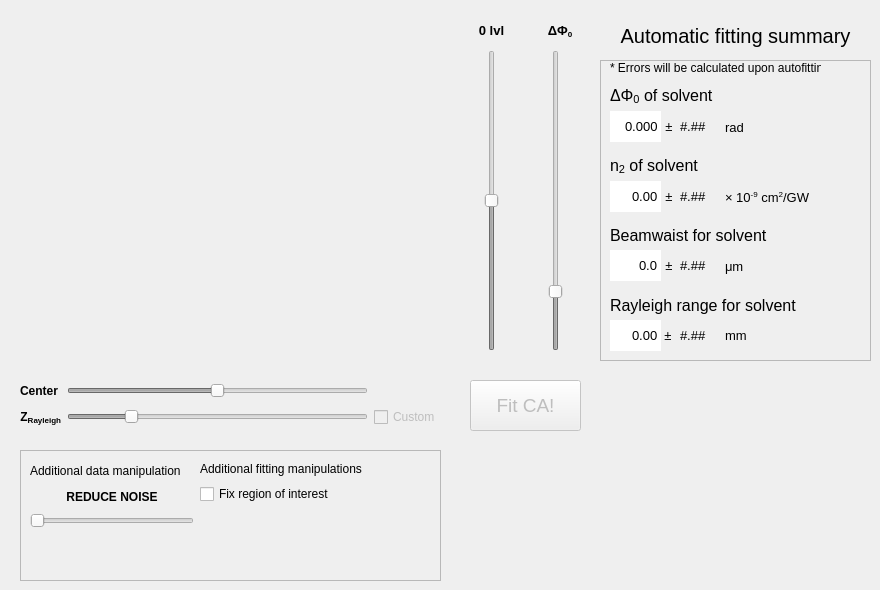
              <widget class="QWidget" name="tab_2">
               <attribute name="title">
                <string>Closed Aperture</string>
               </attribute>
               <widget class="QWidget" name="solventCA_widget" native="true">
                <property name="geometry">
                 <rect>
                  <x>10</x>
                  <y>10</y>
                  <width>441</width>
                  <height>351</height>
                 </rect>
                </property>
                <layout class="QGridLayout" name="gridLayout_10">
                 <item row="0" column="0">
                  <layout class="QVBoxLayout" name="solventCA_layout"/>
                 </item>
                </layout>
               </widget>
               <widget class="QPushButton" name="solventCA_fit_pushButton">
                <property name="enabled">
                 <bool>false</bool>
                </property>
                <property name="geometry">
                 <rect>
                  <x>470</x>
                  <y>380</y>
                  <width>111</width>
                  <height>51</height>
                 </rect>
                </property>
                <property name="font">
                 <font>
                  <pointsize>14</pointsize>
                 </font>
                </property>
                <property name="toolTip">
                 <string>&lt;html&gt;&lt;head/&gt;&lt;body&gt;&lt;p&gt;If after the first fit, the result is not accurate,&lt;br/&gt;hit this button again.&lt;/p&gt;&lt;/body&gt;&lt;/html&gt;</string>
                </property>
                <property name="text">
                 <string>Fit CA!</string>
                </property>
               </widget>
               <widget class="QSlider" name="solventCA_DPhi0_slider">
                <property name="enabled">
                 <bool>false</bool>
                </property>
                <property name="geometry">
                 <rect>
                  <x>525</x>
                  <y>50</y>
                  <width>61</width>
                  <height>301</height>
                 </rect>
                </property>
                <property name="statusTip">
                 <string>This slider controls the height of the curve, but other sliders may influence the height as well.</string>
                </property>
                <property name="maximum">
                 <number>3142</number>
                </property>
                <property name="pageStep">
                 <number>0</number>
                </property>
                <property name="value">
                 <number>566</number>
                </property>
                <property name="orientation">
                 <enum>Qt::Vertical</enum>
                </property>
               </widget>
               <widget class="QLabel" name="label_97">
                <property name="geometry">
                 <rect>
                  <x>600</x>
                  <y>20</y>
                  <width>271</width>
                  <height>31</height>
                 </rect>
                </property>
                <property name="font">
                 <font>
                  <pointsize>15</pointsize>
                 </font>
                </property>
                <property name="text">
                 <string>Automatic fitting summary</string>
                </property>
                <property name="alignment">
                 <set>Qt::AlignCenter</set>
                </property>
               </widget>
               <widget class="QWidget" name="horizontalLayoutWidget_4">
                <property name="geometry">
                 <rect>
                  <x>460</x>
                  <y>20</y>
                  <width>131</width>
                  <height>21</height>
                 </rect>
                </property>
                <layout class="QHBoxLayout" name="horizontalLayout_6">
                 <item>
                  <widget class="QLabel" name="label_98">
                   <property name="font">
                    <font>
                     <pointsize>10</pointsize>
                     <weight>75</weight>
                     <bold>true</bold>
                    </font>
                   </property>
                   <property name="text">
                    <string>0 lvl</string>
                   </property>
                   <property name="alignment">
                    <set>Qt::AlignCenter</set>
                   </property>
                  </widget>
                 </item>
                 <item>
                  <widget class="QLabel" name="label_99">
                   <property name="font">
                    <font>
                     <pointsize>10</pointsize>
                     <weight>75</weight>
                     <bold>true</bold>
                    </font>
                   </property>
                   <property name="text">
                    <string>&lt;html&gt;&lt;head/&gt;&lt;body&gt;&lt;p align=&quot;center&quot;&gt;ΔΦ&lt;span style=&quot; vertical-align:sub;&quot;&gt;0&lt;/span&gt;&lt;/p&gt;&lt;/body&gt;&lt;/html&gt;</string>
                   </property>
                   <property name="textFormat">
                    <enum>Qt::RichText</enum>
                   </property>
                   <property name="alignment">
                    <set>Qt::AlignCenter</set>
                   </property>
                  </widget>
                 </item>
                </layout>
               </widget>
               <widget class="QSlider" name="solventCA_zeroLevel_slider">
                <property name="enabled">
                 <bool>false</bool>
                </property>
                <property name="geometry">
                 <rect>
                  <x>456</x>
                  <y>50</y>
                  <width>71</width>
                  <height>301</height>
                 </rect>
                </property>
                <property name="minimum">
                 <number>75</number>
                </property>
                <property name="maximum">
                 <number>125</number>
                </property>
                <property name="pageStep">
                 <number>0</number>
                </property>
                <property name="value">
                 <number>100</number>
                </property>
                <property name="orientation">
                 <enum>Qt::Vertical</enum>
                </property>
               </widget>
               <widget class="QFrame" name="frame_5">
                <property name="geometry">
                 <rect>
                  <x>600</x>
                  <y>60</y>
                  <width>271</width>
                  <height>301</height>
                 </rect>
                </property>
                <property name="frameShape">
                 <enum>QFrame::StyledPanel</enum>
                </property>
                <property name="frameShadow">
                 <enum>QFrame::Raised</enum>
                </property>
                <widget class="QDoubleSpinBox" name="solventCA_rayleighRangeSummary_doubleSpinBox">
                 <property name="geometry">
                  <rect>
                   <x>10</x>
                   <y>260</y>
                   <width>51</width>
                   <height>31</height>
                  </rect>
                 </property>
                 <property name="font">
                  <font>
                   <pointsize>10</pointsize>
                  </font>
                 </property>
                 <property name="contextMenuPolicy">
                  <enum>Qt::NoContextMenu</enum>
                 </property>
                 <property name="locale">
                  <locale language="English" country="UnitedStates"/>
                 </property>
                 <property name="frame">
                  <bool>false</bool>
                 </property>
                 <property name="alignment">
                  <set>Qt::AlignRight|Qt::AlignTrailing|Qt::AlignVCenter</set>
                 </property>
                 <property name="readOnly">
                  <bool>true</bool>
                 </property>
                 <property name="buttonSymbols">
                  <enum>QAbstractSpinBox::NoButtons</enum>
                 </property>
                 <property name="maximum">
                  <double>100000000.000000000000000</double>
                 </property>
                </widget>
                <widget class="QLabel" name="label_84">
                 <property name="geometry">
                  <rect>
                   <x>10</x>
                   <y>160</y>
                   <width>201</width>
                   <height>31</height>
                  </rect>
                 </property>
                 <property name="font">
                  <font>
                   <pointsize>12</pointsize>
                  </font>
                 </property>
                 <property name="text">
                  <string>Beamwaist for solvent</string>
                 </property>
                </widget>
                <widget class="QDoubleSpinBox" name="solventCA_n2Summary_doubleSpinBox">
                 <property name="geometry">
                  <rect>
                   <x>10</x>
                   <y>121</y>
                   <width>51</width>
                   <height>31</height>
                  </rect>
                 </property>
                 <property name="font">
                  <font>
                   <pointsize>10</pointsize>
                  </font>
                 </property>
                 <property name="contextMenuPolicy">
                  <enum>Qt::NoContextMenu</enum>
                 </property>
                 <property name="locale">
                  <locale language="English" country="UnitedStates"/>
                 </property>
                 <property name="frame">
                  <bool>false</bool>
                 </property>
                 <property name="alignment">
                  <set>Qt::AlignRight|Qt::AlignTrailing|Qt::AlignVCenter</set>
                 </property>
                 <property name="readOnly">
                  <bool>true</bool>
                 </property>
                 <property name="buttonSymbols">
                  <enum>QAbstractSpinBox::NoButtons</enum>
                 </property>
                 <property name="minimum">
                  <double>-100000000.000000000000000</double>
                 </property>
                 <property name="maximum">
                  <double>100000000.000000000000000</double>
                 </property>
                 <property name="value">
                  <double>0.000000000000000</double>
                 </property>
                </widget>
                <widget class="QLabel" name="label_85">
                 <property name="geometry">
                  <rect>
                   <x>10</x>
                   <y>230</y>
                   <width>201</width>
                   <height>31</height>
                  </rect>
                 </property>
                 <property name="font">
                  <font>
                   <pointsize>12</pointsize>
                  </font>
                 </property>
                 <property name="text">
                  <string>Rayleigh range for solvent</string>
                 </property>
                </widget>
                <widget class="QLabel" name="label_86">
                 <property name="geometry">
                  <rect>
                   <x>10</x>
                   <y>90</y>
                   <width>201</width>
                   <height>31</height>
                  </rect>
                 </property>
                 <property name="font">
                  <font>
                   <pointsize>12</pointsize>
                  </font>
                 </property>
                 <property name="text">
                  <string>&lt;html&gt;&lt;head/&gt;&lt;body&gt;&lt;p&gt;n&lt;span style=&quot; vertical-align:sub;&quot;&gt;2&lt;/span&gt;  of solvent&lt;/p&gt;&lt;/body&gt;&lt;/html&gt;</string>
                 </property>
                </widget>
                <widget class="QDoubleSpinBox" name="solventCA_beamwaistSummary_doubleSpinBox">
                 <property name="geometry">
                  <rect>
                   <x>10</x>
                   <y>190</y>
                   <width>51</width>
                   <height>31</height>
                  </rect>
                 </property>
                 <property name="font">
                  <font>
                   <pointsize>10</pointsize>
                  </font>
                 </property>
                 <property name="contextMenuPolicy">
                  <enum>Qt::NoContextMenu</enum>
                 </property>
                 <property name="locale">
                  <locale language="English" country="UnitedStates"/>
                 </property>
                 <property name="frame">
                  <bool>false</bool>
                 </property>
                 <property name="alignment">
                  <set>Qt::AlignRight|Qt::AlignTrailing|Qt::AlignVCenter</set>
                 </property>
                 <property name="readOnly">
                  <bool>true</bool>
                 </property>
                 <property name="buttonSymbols">
                  <enum>QAbstractSpinBox::NoButtons</enum>
                 </property>
                 <property name="decimals">
                  <number>1</number>
                 </property>
                 <property name="maximum">
                  <double>100000000.000000000000000</double>
                 </property>
                </widget>
                <widget class="QLabel" name="label_87">
                 <property name="geometry">
                  <rect>
                   <x>61</x>
                   <y>121</y>
                   <width>16</width>
                   <height>31</height>
                  </rect>
                 </property>
                 <property name="font">
                  <font>
                   <pointsize>10</pointsize>
                  </font>
                 </property>
                 <property name="text">
                  <string>±</string>
                 </property>
                 <property name="alignment">
                  <set>Qt::AlignCenter</set>
                 </property>
                </widget>
                <widget class="QLabel" name="label_88">
                 <property name="geometry">
                  <rect>
                   <x>125</x>
                   <y>122</y>
                   <width>91</width>
                   <height>31</height>
                  </rect>
                 </property>
                 <property name="font">
                  <font>
                   <pointsize>10</pointsize>
                  </font>
                 </property>
                 <property name="text">
                  <string>&lt;html&gt;&lt;head/&gt;&lt;body&gt;&lt;p&gt;× 10&lt;span style=&quot; vertical-align:super;&quot;&gt;-9&lt;/span&gt; cm&lt;span style=&quot; vertical-align:super;&quot;&gt;2&lt;/span&gt;/GW&lt;/p&gt;&lt;/body&gt;&lt;/html&gt;</string>
                 </property>
                </widget>
                <widget class="QLabel" name="solventCA_n2ErrorSummary_label">
                 <property name="geometry">
                  <rect>
                   <x>80</x>
                   <y>121</y>
                   <width>41</width>
                   <height>31</height>
                  </rect>
                 </property>
                 <property name="font">
                  <font>
                   <pointsize>10</pointsize>
                  </font>
                 </property>
                 <property name="text">
                  <string>#.##</string>
                 </property>
                 <property name="alignment">
                  <set>Qt::AlignLeading|Qt::AlignLeft|Qt::AlignVCenter</set>
                 </property>
                </widget>
                <widget class="QLabel" name="solventCA_beamwaistErrorSummary_label">
                 <property name="geometry">
                  <rect>
                   <x>80</x>
                   <y>190</y>
                   <width>41</width>
                   <height>31</height>
                  </rect>
                 </property>
                 <property name="font">
                  <font>
                   <pointsize>10</pointsize>
                  </font>
                 </property>
                 <property name="text">
                  <string>#.##</string>
                 </property>
                 <property name="alignment">
                  <set>Qt::AlignLeading|Qt::AlignLeft|Qt::AlignVCenter</set>
                 </property>
                </widget>
                <widget class="QLabel" name="label_89">
                 <property name="geometry">
                  <rect>
                   <x>125</x>
                   <y>191</y>
                   <width>51</width>
                   <height>31</height>
                  </rect>
                 </property>
                 <property name="font">
                  <font>
                   <pointsize>10</pointsize>
                  </font>
                 </property>
                 <property name="text">
                  <string>&lt;html&gt;&lt;head/&gt;&lt;body&gt;&lt;p&gt;μm&lt;/p&gt;&lt;/body&gt;&lt;/html&gt;</string>
                 </property>
                </widget>
                <widget class="QLabel" name="label_90">
                 <property name="geometry">
                  <rect>
                   <x>61</x>
                   <y>190</y>
                   <width>16</width>
                   <height>31</height>
                  </rect>
                 </property>
                 <property name="font">
                  <font>
                   <pointsize>10</pointsize>
                  </font>
                 </property>
                 <property name="text">
                  <string>±</string>
                 </property>
                 <property name="alignment">
                  <set>Qt::AlignCenter</set>
                 </property>
                </widget>
                <widget class="QLabel" name="label_91">
                 <property name="geometry">
                  <rect>
                   <x>60</x>
                   <y>260</y>
                   <width>16</width>
                   <height>31</height>
                  </rect>
                 </property>
                 <property name="font">
                  <font>
                   <pointsize>10</pointsize>
                  </font>
                 </property>
                 <property name="text">
                  <string>±</string>
                 </property>
                 <property name="alignment">
                  <set>Qt::AlignCenter</set>
                 </property>
                </widget>
                <widget class="QLabel" name="solventCA_rayleighRangeErrorSummary_label">
                 <property name="geometry">
                  <rect>
                   <x>80</x>
                   <y>260</y>
                   <width>41</width>
                   <height>31</height>
                  </rect>
                 </property>
                 <property name="font">
                  <font>
                   <pointsize>10</pointsize>
                  </font>
                 </property>
                 <property name="text">
                  <string>#.##</string>
                 </property>
                 <property name="alignment">
                  <set>Qt::AlignLeading|Qt::AlignLeft|Qt::AlignVCenter</set>
                 </property>
                </widget>
                <widget class="QLabel" name="label_92">
                 <property name="geometry">
                  <rect>
                   <x>125</x>
                   <y>260</y>
                   <width>51</width>
                   <height>31</height>
                  </rect>
                 </property>
                 <property name="font">
                  <font>
                   <pointsize>10</pointsize>
                  </font>
                 </property>
                 <property name="text">
                  <string>&lt;html&gt;&lt;head/&gt;&lt;body&gt;&lt;p&gt;mm&lt;/p&gt;&lt;/body&gt;&lt;/html&gt;</string>
                 </property>
                </widget>
                <widget class="QLabel" name="label_93">
                 <property name="geometry">
                  <rect>
                   <x>10</x>
                   <y>20</y>
                   <width>201</width>
                   <height>31</height>
                  </rect>
                 </property>
                 <property name="font">
                  <font>
                   <pointsize>12</pointsize>
                  </font>
                 </property>
                 <property name="text">
                  <string>&lt;html&gt;&lt;head/&gt;&lt;body&gt;&lt;p&gt;ΔΦ&lt;sub&gt;0&lt;/sub&gt;  of solvent&lt;/p&gt;&lt;/body&gt;&lt;/html&gt;</string>
                 </property>
                </widget>
                <widget class="QLabel" name="label_94">
                 <property name="geometry">
                  <rect>
                   <x>125</x>
                   <y>52</y>
                   <width>51</width>
                   <height>31</height>
                  </rect>
                 </property>
                 <property name="font">
                  <font>
                   <pointsize>10</pointsize>
                  </font>
                 </property>
                 <property name="text">
                  <string>&lt;html&gt;&lt;head/&gt;&lt;body&gt;&lt;p&gt;rad&lt;/p&gt;&lt;/body&gt;&lt;/html&gt;</string>
                 </property>
                </widget>
                <widget class="QLabel" name="solventCA_deltaPhi0ErrorSummary_label">
                 <property name="geometry">
                  <rect>
                   <x>80</x>
                   <y>51</y>
                   <width>41</width>
                   <height>31</height>
                  </rect>
                 </property>
                 <property name="font">
                  <font>
                   <pointsize>10</pointsize>
                  </font>
                 </property>
                 <property name="text">
                  <string>#.##</string>
                 </property>
                 <property name="alignment">
                  <set>Qt::AlignLeading|Qt::AlignLeft|Qt::AlignVCenter</set>
                 </property>
                </widget>
                <widget class="QDoubleSpinBox" name="solventCA_deltaPhi0Summary_doubleSpinBox">
                 <property name="geometry">
                  <rect>
                   <x>10</x>
                   <y>51</y>
                   <width>51</width>
                   <height>31</height>
                  </rect>
                 </property>
                 <property name="font">
                  <font>
                   <pointsize>10</pointsize>
                  </font>
                 </property>
                 <property name="contextMenuPolicy">
                  <enum>Qt::NoContextMenu</enum>
                 </property>
                 <property name="locale">
                  <locale language="English" country="UnitedStates"/>
                 </property>
                 <property name="frame">
                  <bool>false</bool>
                 </property>
                 <property name="alignment">
                  <set>Qt::AlignRight|Qt::AlignTrailing|Qt::AlignVCenter</set>
                 </property>
                 <property name="readOnly">
                  <bool>true</bool>
                 </property>
                 <property name="buttonSymbols">
                  <enum>QAbstractSpinBox::NoButtons</enum>
                 </property>
                 <property name="decimals">
                  <number>3</number>
                 </property>
                 <property name="minimum">
                  <double>-20.000000000000000</double>
                 </property>
                 <property name="maximum">
                  <double>20.000000000000000</double>
                 </property>
                </widget>
                <widget class="QLabel" name="label_95">
                 <property name="geometry">
                  <rect>
                   <x>61</x>
                   <y>51</y>
                   <width>16</width>
                   <height>31</height>
                  </rect>
                 </property>
                 <property name="font">
                  <font>
                   <pointsize>10</pointsize>
                  </font>
                 </property>
                 <property name="text">
                  <string>±</string>
                 </property>
                 <property name="alignment">
                  <set>Qt::AlignCenter</set>
                 </property>
                </widget>
                <widget class="QLabel" name="label_96">
                 <property name="geometry">
                  <rect>
                   <x>10</x>
                   <y>0</y>
                   <width>211</width>
                   <height>16</height>
                  </rect>
                 </property>
                 <property name="text">
                  <string>* Errors will be calculated upon autofitting</string>
                 </property>
                </widget>
               </widget>
               <widget class="QFrame" name="frame_6">
                <property name="geometry">
                 <rect>
                  <x>20</x>
                  <y>450</y>
                  <width>421</width>
                  <height>131</height>
                 </rect>
                </property>
                <property name="frameShape">
                 <enum>QFrame::StyledPanel</enum>
                </property>
                <property name="frameShadow">
                 <enum>QFrame::Raised</enum>
                </property>
                <widget class="QWidget" name="layoutWidget_5">
                 <property name="geometry">
                  <rect>
                   <x>10</x>
                   <y>10</y>
                   <width>164</width>
                   <height>68</height>
                  </rect>
                 </property>
                 <layout class="QVBoxLayout" name="verticalLayout_14">
                  <item>
                   <widget class="QLabel" name="label_100">
                    <property name="text">
                     <string>Additional data manipulation</string>
                    </property>
                   </widget>
                  </item>
                  <item>
                   <widget class="QLabel" name="label_74">
                    <property name="font">
                     <font>
                      <weight>75</weight>
                      <bold>true</bold>
                     </font>
                    </property>
                    <property name="text">
                     <string>REDUCE NOISE</string>
                    </property>
                    <property name="alignment">
                     <set>Qt::AlignCenter</set>
                    </property>
                   </widget>
                  </item>
                  <item>
                   <widget class="QSlider" name="solventCA_filterSize_slider">
                    <property name="enabled">
                     <bool>false</bool>
                    </property>
                    <property name="minimum">
                     <number>0</number>
                    </property>
                    <property name="maximum">
                     <number>15</number>
                    </property>
                    <property name="singleStep">
                     <number>1</number>
                    </property>
                    <property name="pageStep">
                     <number>1</number>
                    </property>
                    <property name="value">
                     <number>0</number>
                    </property>
                    <property name="sliderPosition">
                     <number>0</number>
                    </property>
                    <property name="orientation">
                     <enum>Qt::Horizontal</enum>
                    </property>
                   </widget>
                  </item>
                 </layout>
                </widget>
                <widget class="QWidget" name="layoutWidget">
                 <property name="geometry">
                  <rect>
                   <x>180</x>
                   <y>10</y>
                   <width>177</width>
                   <height>44</height>
                  </rect>
                 </property>
                 <layout class="QVBoxLayout" name="verticalLayout_15">
                  <item>
                   <widget class="QLabel" name="label_102">
                    <property name="text">
                     <string>Additional fitting manipulations</string>
                    </property>
                   </widget>
                  </item>
                  <item>
                   <widget class="QCheckBox" name="solventCA_fixROI_checkBox">
                    <property name="toolTip">
                     <string>&lt;html&gt;&lt;head/&gt;&lt;body&gt;&lt;p&gt;To perform fit in region of interest only, check this box&lt;br/&gt;and select the region in the plot using cursor applying the boundaries by mouse clicks.&lt;/p&gt;&lt;/body&gt;&lt;/html&gt;</string>
                    </property>
                    <property name="text">
                     <string>Fix region of interest</string>
                    </property>
                   </widget>
                  </item>
                 </layout>
                </widget>
               </widget>
               <widget class="QWidget" name="layoutWidget_2">
                <property name="geometry">
                 <rect>
                  <x>20</x>
                  <y>380</y>
                  <width>421</width>
                  <height>52</height>
                 </rect>
                </property>
                <layout class="QGridLayout" name="gridLayout_7">
                 <item row="0" column="0">
                  <widget class="QLabel" name="label_83">
                   <property name="font">
                    <font>
                     <weight>75</weight>
                     <bold>true</bold>
                    </font>
                   </property>
                   <property name="text">
                    <string>Center</string>
                   </property>
                  </widget>
                 </item>
                 <item row="1" column="1">
                  <widget class="QSlider" name="solventCA_RayleighLength_slider">
                   <property name="enabled">
                    <bool>false</bool>
                   </property>
                   <property name="minimum">
                    <number>0</number>
                   </property>
                   <property name="maximum">
                    <number>2000</number>
                   </property>
                   <property name="pageStep">
                    <number>0</number>
                   </property>
                   <property name="value">
                    <number>400</number>
                   </property>
                   <property name="orientation">
                    <enum>Qt::Horizontal</enum>
                   </property>
                  </widget>
                 </item>
                 <item row="1" column="0">
                  <widget class="QLabel" name="label_79">
                   <property name="font">
                    <font>
                     <weight>75</weight>
                     <bold>true</bold>
                    </font>
                   </property>
                   <property name="text">
                    <string>&lt;html&gt;&lt;head/&gt;&lt;body&gt;&lt;p align=&quot;right&quot;&gt;Z&lt;span style=&quot; vertical-align:sub;&quot;&gt;Rayleigh&lt;/span&gt;&lt;/p&gt;&lt;/body&gt;&lt;/html&gt;</string>
                   </property>
                  </widget>
                 </item>
                 <item row="0" column="1">
                  <widget class="QSlider" name="solventCA_centerPoint_slider">
                   <property name="enabled">
                    <bool>false</bool>
                   </property>
                   <property name="maximum">
                    <number>200</number>
                   </property>
                   <property name="pageStep">
                    <number>0</number>
                   </property>
                   <property name="value">
                    <number>100</number>
                   </property>
                   <property name="orientation">
                    <enum>Qt::Horizontal</enum>
                   </property>
                  </widget>
                 </item>
                 <item row="1" column="2">
                  <widget class="QCheckBox" name="solventCA_customBeamwaist_checkBox">
                   <property name="enabled">
                    <bool>false</bool>
                   </property>
                   <property name="toolTip">
                    <string>&lt;html&gt;&lt;head/&gt;&lt;body&gt;&lt;ul style=&quot;margin-left: -30px&quot;&gt;&lt;li&gt;Check to allow the beamwaist be different from silica reference.&lt;/li&gt;&lt;li&gt;Uncheck to recover the beamwaist from silica reference.&lt;/li&gt;&lt;ul&gt;&lt;/body&gt;&lt;/html&gt;</string>
                   </property>
                   <property name="text">
                    <string>Custom</string>
                   </property>
                  </widget>
                 </item>
                </layout>
               </widget>
              </widget>
